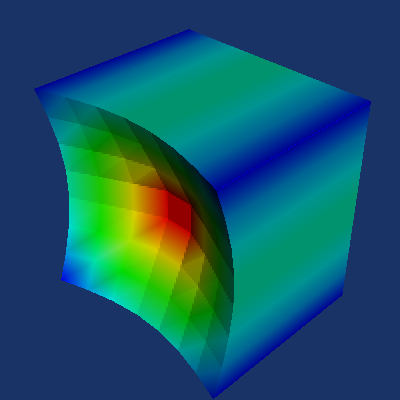

Write the Python code that produced this figure.
#!/usr/bin/env python

# Demonstrate vtkWarpScalar with GenerateEnclosure by creating a plane,
# adding a scalar warp attribute based on point distance from origin,
# warping the surface, and rendering the enclosed result.

import math

# Factory overrides
import vtkmodules.vtkInteractionStyle  # noqa: F401
import vtkmodules.vtkRenderingOpenGL2  # noqa: F401

from vtkmodules.vtkCommonCore import (
    vtkFloatArray,
    vtkLookupTable,
    vtkMath,
)
from vtkmodules.vtkFiltersGeneral import vtkWarpScalar
from vtkmodules.vtkFiltersSources import vtkPlaneSource
from vtkmodules.vtkRenderingCore import (
    vtkActor,
    vtkPolyDataMapper,
    vtkRenderWindow,
    vtkRenderWindowInteractor,
    vtkRenderer,
)

# Create a plane
plane = vtkPlaneSource()
plane.SetResolution(7, 7)
plane.Update()

# Add scalar attribute based on distance from origin
output = plane.GetOutput()
n_pts = output.GetNumberOfPoints()
warping = vtkFloatArray()
warping.SetName("Warp")
warping.SetNumberOfComponents(1)
warping.SetNumberOfTuples(n_pts)
for i in range(n_pts):
    pt = output.GetPoint(i)
    warping.SetValue(i, math.sqrt(pt[0] ** 2 + pt[1] ** 2 + pt[2] ** 2) + 1.0)
output.GetPointData().AddArray(warping)
output.GetPointData().SetActiveScalars("Warp")

# Warp by scalar with enclosure generation
warper = vtkWarpScalar()
warper.SetInputConnection(plane.GetOutputPort())
warper.GenerateEnclosureOn()
warper.SetScaleFactor(0.5)
warper.Update()

# Lookup table
warp_output = warper.GetOutput()
warp_output.GetPointData().SetActiveScalars("Warp")
scalar_range = warp_output.GetPointData().GetScalars().GetRange()

lut = vtkLookupTable()
lut.SetRange(scalar_range)
lut.Build()

# Mapper and actor
mapper = vtkPolyDataMapper()
mapper.SetInputConnection(warper.GetOutputPort())
mapper.ScalarVisibilityOn()
mapper.SetScalarRange(scalar_range)
mapper.SetLookupTable(lut)

actor = vtkActor()
actor.SetMapper(mapper)

# Renderer
renderer = vtkRenderer()
renderer.AddActor(actor)
renderer.SetBackground(0.1, 0.2, 0.4)

# Window
render_window = vtkRenderWindow()
render_window.AddRenderer(renderer)
render_window.SetSize(400, 400)
render_window.SetWindowName("warp scalar generate enclosure")

# Interactor
interactor = vtkRenderWindowInteractor()
interactor.SetRenderWindow(render_window)

# Scene
renderer.GetActiveCamera().SetPosition(9, 9, 9)
renderer.ResetCamera()

interactor.Initialize()
interactor.Start()
